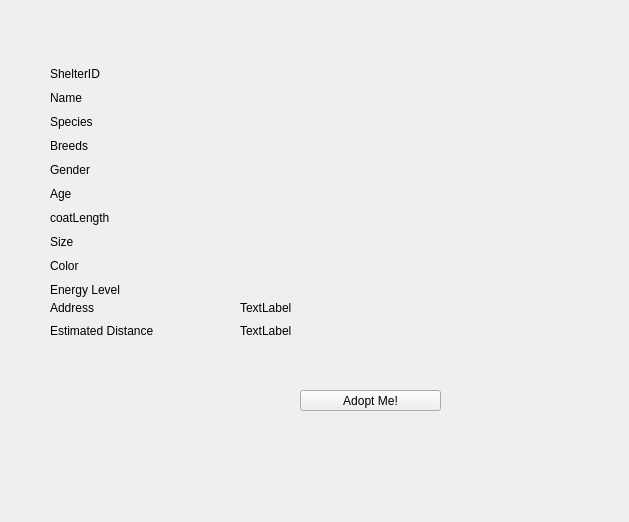
<?xml version="1.0" encoding="UTF-8"?>
<ui version="4.0">
 <class>resultanimal</class>
 <widget class="QWidget" name="resultanimal">
  <property name="geometry">
   <rect>
    <x>0</x>
    <y>0</y>
    <width>629</width>
    <height>522</height>
   </rect>
  </property>
  <property name="windowTitle">
   <string>Form</string>
  </property>
  <widget class="QPushButton" name="pushButton">
   <property name="geometry">
    <rect>
     <x>300</x>
     <y>390</y>
     <width>141</width>
     <height>21</height>
    </rect>
   </property>
   <property name="text">
    <string>Adopt Me!</string>
   </property>
  </widget>
  <widget class="QWidget" name="layoutWidget">
   <property name="geometry">
    <rect>
     <x>50</x>
     <y>65</y>
     <width>91</width>
     <height>234</height>
    </rect>
   </property>
   <layout class="QVBoxLayout" name="verticalLayout">
    <item>
     <widget class="QLabel" name="gender">
      <property name="text">
       <string>ShelterID</string>
      </property>
     </widget>
    </item>
    <item>
     <widget class="QLabel" name="picadress">
      <property name="text">
       <string>Name</string>
      </property>
     </widget>
    </item>
    <item>
     <widget class="QLabel" name="breed_2">
      <property name="text">
       <string>Species</string>
      </property>
     </widget>
    </item>
    <item>
     <widget class="QLabel" name="breed">
      <property name="text">
       <string>Breeds</string>
      </property>
     </widget>
    </item>
    <item>
     <widget class="QLabel" name="name">
      <property name="text">
       <string>Gender</string>
      </property>
     </widget>
    </item>
    <item>
     <widget class="QLabel" name="location">
      <property name="text">
       <string>Age</string>
      </property>
     </widget>
    </item>
    <item>
     <widget class="QLabel" name="label_4">
      <property name="text">
       <string>coatLength</string>
      </property>
     </widget>
    </item>
    <item>
     <widget class="QLabel" name="age">
      <property name="text">
       <string>Size</string>
      </property>
     </widget>
    </item>
    <item>
     <widget class="QLabel" name="label_2">
      <property name="text">
       <string>Color</string>
      </property>
     </widget>
    </item>
    <item>
     <widget class="QLabel" name="label_5">
      <property name="text">
       <string>Energy Level</string>
      </property>
     </widget>
    </item>
   </layout>
  </widget>
  <widget class="QLabel" name="label">
   <property name="geometry">
    <rect>
     <x>50</x>
     <y>310</y>
     <width>131</width>
     <height>41</height>
    </rect>
   </property>
   <property name="text">
    <string>Estimated Distance</string>
   </property>
  </widget>
  <widget class="QLabel" name="label_distance">
   <property name="geometry">
    <rect>
     <x>240</x>
     <y>310</y>
     <width>111</width>
     <height>41</height>
    </rect>
   </property>
   <property name="text">
    <string>TextLabel</string>
   </property>
  </widget>
  <widget class="QLabel" name="label_info">
   <property name="geometry">
    <rect>
     <x>70</x>
     <y>400</y>
     <width>91</width>
     <height>31</height>
    </rect>
   </property>
   <property name="text">
    <string/>
   </property>
  </widget>
  <widget class="QWidget" name="layoutWidget">
   <property name="geometry">
    <rect>
     <x>150</x>
     <y>66</y>
     <width>121</width>
     <height>234</height>
    </rect>
   </property>
   <layout class="QVBoxLayout" name="verticalLayout_2">
    <item>
     <widget class="QLabel" name="label_shelterID">
      <property name="text">
       <string/>
      </property>
     </widget>
    </item>
    <item>
     <widget class="QLabel" name="label_name">
      <property name="text">
       <string/>
      </property>
     </widget>
    </item>
    <item>
     <widget class="QLabel" name="label_species">
      <property name="text">
       <string/>
      </property>
     </widget>
    </item>
    <item>
     <widget class="QLabel" name="label_breed">
      <property name="text">
       <string/>
      </property>
     </widget>
    </item>
    <item>
     <widget class="QLabel" name="label_gender">
      <property name="text">
       <string/>
      </property>
     </widget>
    </item>
    <item>
     <widget class="QLabel" name="label_age">
      <property name="text">
       <string/>
      </property>
     </widget>
    </item>
    <item>
     <widget class="QLabel" name="label_coatLength">
      <property name="text">
       <string/>
      </property>
     </widget>
    </item>
    <item>
     <widget class="QLabel" name="label_size">
      <property name="text">
       <string/>
      </property>
     </widget>
    </item>
    <item>
     <widget class="QLabel" name="label_color">
      <property name="text">
       <string/>
      </property>
     </widget>
    </item>
    <item>
     <widget class="QLabel" name="label_energyLevel">
      <property name="text">
       <string/>
      </property>
     </widget>
    </item>
   </layout>
  </widget>
  <widget class="QLabel" name="label_3">
   <property name="geometry">
    <rect>
     <x>50</x>
     <y>300</y>
     <width>59</width>
     <height>16</height>
    </rect>
   </property>
   <property name="text">
    <string>Address</string>
   </property>
  </widget>
  <widget class="QLabel" name="label_address">
   <property name="geometry">
    <rect>
     <x>240</x>
     <y>300</y>
     <width>141</width>
     <height>16</height>
    </rect>
   </property>
   <property name="text">
    <string>TextLabel</string>
   </property>
  </widget>
 </widget>
 <resources/>
 <connections/>
</ui>
